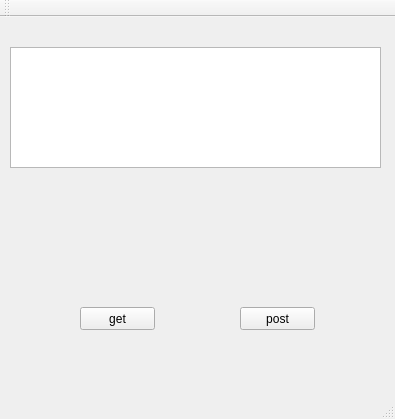
<?xml version="1.0" encoding="UTF-8"?>
<ui version="4.0">
 <class>MainWindow</class>
 <widget class="QMainWindow" name="MainWindow">
  <property name="geometry">
   <rect>
    <x>0</x>
    <y>0</y>
    <width>395</width>
    <height>419</height>
   </rect>
  </property>
  <property name="windowTitle">
   <string>MainWindow</string>
  </property>
  <widget class="QWidget" name="centralWidget">
   <widget class="QTextEdit" name="textEdit">
    <property name="geometry">
     <rect>
      <x>10</x>
      <y>30</y>
      <width>371</width>
      <height>121</height>
     </rect>
    </property>
   </widget>
   <widget class="QPushButton" name="pushButton">
    <property name="geometry">
     <rect>
      <x>240</x>
      <y>290</y>
      <width>75</width>
      <height>23</height>
     </rect>
    </property>
    <property name="text">
     <string>post</string>
    </property>
   </widget>
   <widget class="QPushButton" name="pushButton_2">
    <property name="geometry">
     <rect>
      <x>80</x>
      <y>290</y>
      <width>75</width>
      <height>23</height>
     </rect>
    </property>
    <property name="text">
     <string>get</string>
    </property>
   </widget>
  </widget>
  <widget class="QMenuBar" name="menuBar">
   <property name="geometry">
    <rect>
     <x>0</x>
     <y>0</y>
     <width>395</width>
     <height>23</height>
    </rect>
   </property>
  </widget>
  <widget class="QToolBar" name="mainToolBar">
   <attribute name="toolBarArea">
    <enum>TopToolBarArea</enum>
   </attribute>
   <attribute name="toolBarBreak">
    <bool>false</bool>
   </attribute>
  </widget>
  <widget class="QStatusBar" name="statusBar"/>
 </widget>
 <layoutdefault spacing="6" margin="11"/>
 <resources/>
 <connections/>
</ui>
